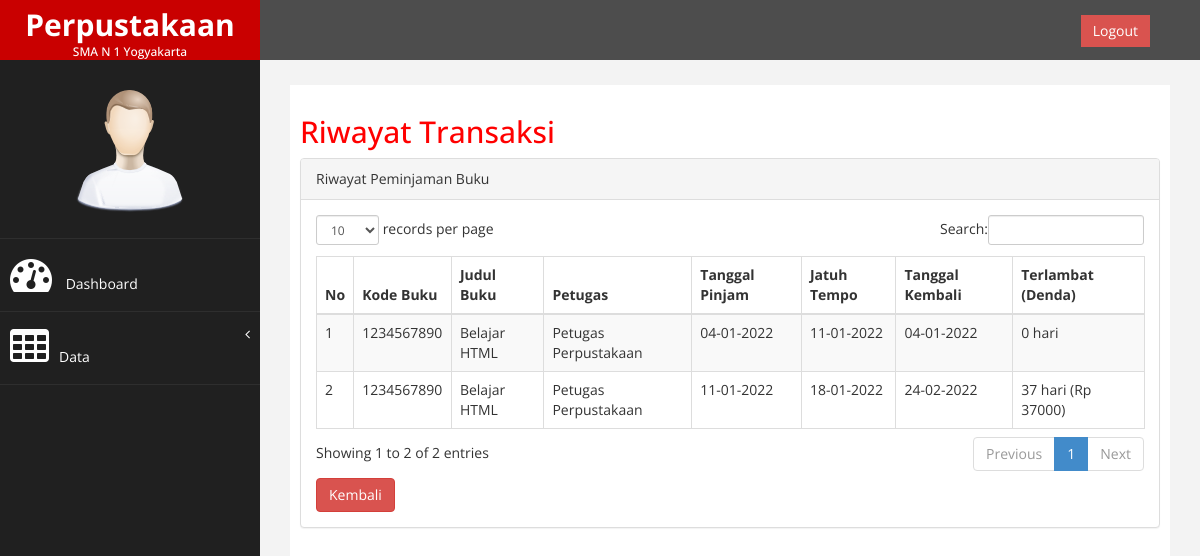
/halaman/anggota/transaksi/histori_transaksi.php (signed in), run on the app's committed database.
### tables this page shows
CREATE TABLE `tab_transaksi` (
  `id_transaksi` int(10) NOT NULL,
  `kode_buku` int(10) NOT NULL,
  `no_anggota` int(10) NOT NULL,
  `no_petugas` int(10) NOT NULL,
  `kode_pinjam` int(10) NOT NULL,
  `kode_kembali` int(10) NOT NULL,
  `status` enum('Pinjam','Kembali') NOT NULL
);

CREATE TABLE `tab_buku` (
  `kode_buku` int(10) NOT NULL,
  `judul_buku` varchar(200) NOT NULL,
  `penulis_buku` varchar(200) NOT NULL,
  `penerbit_buku` varchar(100) NOT NULL,
  `tahun_terbit` varchar(4) NOT NULL
);

CREATE TABLE `tab_petugas` (
  `no_petugas` int(11) NOT NULL,
  `nama_petugas` varchar(200) NOT NULL,
  `username` varchar(100) NOT NULL,
  `password` varchar(100) NOT NULL,
  `ulang_pass` varchar(100) NOT NULL
);

CREATE TABLE `tab_pinjam` (
  `kode_pinjam` int(10) NOT NULL,
  `tgl_pinjam` varchar(50) NOT NULL,
  `jatuh_tempo` varchar(50) NOT NULL
);

CREATE TABLE `tab_kembali` (
  `kode_kembali` int(10) NOT NULL,
  `tgl_kembali` varchar(50) NOT NULL,
  `denda` varchar(50) NOT NULL
);

### halaman/anggota/transaksi/histori_transaksi.php (the view, shortened to what this page needs)
<!DOCTYPE html>
<html xmlns="http://www.w3.org/1999/xhtml">
<head>
    <link href="../../assets/css/bootstrap.css" rel="stylesheet" />
    <link href="../../assets/css/font-awesome.css" rel="stylesheet" />
    <link href="../../assets/js/morris/morris-0.4.3.min.css" rel="stylesheet" />
    <link href="../../assets/css/custom.css" rel="stylesheet" />
    <link href="../../assets/js/dataTables/dataTables.bootstrap.css" rel="stylesheet" />
</head>
<body>
    <div id="wrapper">
        <nav class="navbar navbar-default navbar-cls-top " role="navigation" style="margin-bottom: 0">
            <div class="navbar-header">
                <a class="navbar-brand" href="">
                    Perpustakaan<h6>SMA N 1 Yogyakarta</h6>
                </a>
            </div>
  <div style="color: white;
padding: 15px 50px 5px 50px;
float: right;
font-size: 16px;"><a href="../logout.php" class="btn btn-danger square-btn-adjust">Logout</a> </div>
        </nav>
                <nav class="navbar-default navbar-side" role="navigation">
            <div class="sidebar-collapse">
                <ul class="nav" id="main-menu">
				<li class="text-center">
                    <img src="../../assets/img/find_user.png" class="user-image img-responsive"/>
					</li>
                    <li>
                        <a href="../dashboard.php"><i class="fa fa-dashboard fa-3x"></i> Dashboard</a>
                    </li>
                    <li>
                        <a href="#"><i class="fa fa-table fa-3x"></i>Data<span class="fa arrow"></span></a>
                    </li>
                </ul>
            </div>
        </nav>
        <div id="page-wrapper" >
            <div id="page-inner">
                <div class="row">
                    <div class="col-md-12">
                     <h2>Riwayat Transaksi</h2>
                    </div>
                </div>
                 <div class="panel panel-default">
                <div class="panel-heading">Riwayat Peminjaman Buku
                </div>
                        <div class="panel-body">
                            <div class="table-responsive">
                                <table class="table table-striped table-bordered table-hover" id="dataTables-example">
                                    <thead>
                                        <tr>
                                            <th>No</th>
                                            <th>Kode Buku</th>
                                            <th>Judul Buku</th>
                                            <th>Petugas</th>
                                            <th>Tanggal Pinjam</th>
                                            <th>Jatuh Tempo</th>
                                            <th>Tanggal Kembali</th>
                                            <th>Terlambat (Denda)</th>
                                        </tr>
                                    </thead>
                                    <tbody>
                                        <?php
                                        include "../../../koneksi.php";
                                        $no_anggota = $_SESSION['no_anggota'];
                                        $no = 1;
                                        $ambil = mysqli_query($koneksi,"SELECT*FROM tab_transaksi
                                        INNER JOIN tab_buku ON tab_buku.kode_buku = tab_transaksi.kode_buku
                                        INNER JOIN tab_petugas ON tab_petugas.no_petugas = tab_transaksi.no_petugas
                                        INNER JOIN tab_pinjam ON tab_pinjam.kode_pinjam = tab_transaksi.kode_pinjam
                                        INNER JOIN tab_kembali ON tab_kembali.kode_kembali = tab_transaksi.kode_kembali
                                        WHERE status='Kembali' and no_anggota = '$no_anggota'");
                                        while ($data = mysqli_fetch_array($ambil)) {
                                            ?>
                                            <tr class="odd gradeX">
                                                <td><?php echo $no++; ?></td>
                                                <td><?php echo $data['kode_buku']; ?></td>
                                                <td><?php echo $data['judul_buku']; ?></td>
                                                <td><?php echo $data['nama_petugas']; ?></td>
                                                <td><?php echo $data['tgl_pinjam']; ?></td>
                                                <td><?php echo $data['jatuh_tempo']; ?></td>
                                                <td><?php echo $data['tgl_kembali']; ?></td>
                                                <td><?php echo $data['denda']; ?></td>
                                            </tr>
                                            <?php
                                        }
                                        ?>
                                    </tbody>
                                </table>
                                <a href="transaksi_buku.php" class="btn btn-danger">Kembali</a>
                            </div>
                        </div>
                    </div>
    </div>
            </div>
        </div>
</body>
</html>

### halaman/assets/css/custom.css (style rules this page uses)
body { font-family: 'Open Sans', sans-serif; }
#wrapper { width: 100%; background:#202020; }
#page-wrapper { padding: 15px 15px; min-height: 600px; background:#F3F3F3; }
#page-inner { width:100%; margin:10px 20px 10px 0px; background-color:#fff!important; padding:10px; min-height:1200px; }
.text-center { text-align:center; }
h2 { color: #f00; }
.square-btn-adjust { border: 0px solid transparent; -webkit-border-radius: 0px; -moz-border-radius: 0px; border-radius: 0px; }
.user-image { margin: 25px auto; -webkit-border-radius: 10px; -moz-border-radius: 10px; border-radius: 10px; max-height:170px; max-width:170px; }
.navbar-cls-top .navbar-brand { color: #fff; background: #C90000; width: 260px; text-align: center; height: 60px; font-size: 30px; font-weight: 700; }
.arrow { float: right; }
.fa.arrow:before { content: "\f104"; }
.sidebar-collapse , .sidebar-collapse .nav { background:none; }
.sidebar-collapse .nav { padding:0; }
.sidebar-collapse .nav > li > a { color:#fff; background:#202020; text-shadow:none; }
.sidebar-collapse > .nav > li > a { padding:15px 10px; }
.sidebar-collapse > .nav > li { border-bottom: 1px solid rgba(107, 108, 109, 0.19); }
.navbar-side { border:none; background-color: #202020; }
.navbar-cls-top { background:#4D4D4D; border-bottom:none; }
.navbar-default { border:0px solid black; }
.navbar-header { background: #A70303; }
.nav > li > a > i { margin-right:10px; }
@media (min-width:768px) { #page-wrapper { margin: 0 0 0 260px; padding: 15px 30px; min-height: 1200px; } }
@media (min-width:768px) { .navbar-side { z-index: 1; position: absolute; width: 260px; } }
@media (min-width:768px) { .navbar { border-radius: 0px; } }

### data on the page
tab_transaksi: kode_buku.kode_buku "1234567890", kode_buku.judul_buku "Belajar HTML", no_petugas.nama_petugas "Petugas Perpustakaan", kode_pinjam.tgl_pinjam "04-01-2022", kode_pinjam.jatuh_tempo "11-01-2022", kode_kembali.tgl_kembali "04-01-2022", kode_kembali.denda "0 hari"
tab_transaksi: kode_buku.kode_buku "1234567890", kode_buku.judul_buku "Belajar HTML", no_petugas.nama_petugas "Petugas Perpustakaan", kode_pinjam.tgl_pinjam "11-01-2022", kode_pinjam.jatuh_tempo "18-01-2022", kode_kembali.tgl_kembali "24-02-2022", kode_kembali.denda "37 hari (Rp 37000)"
